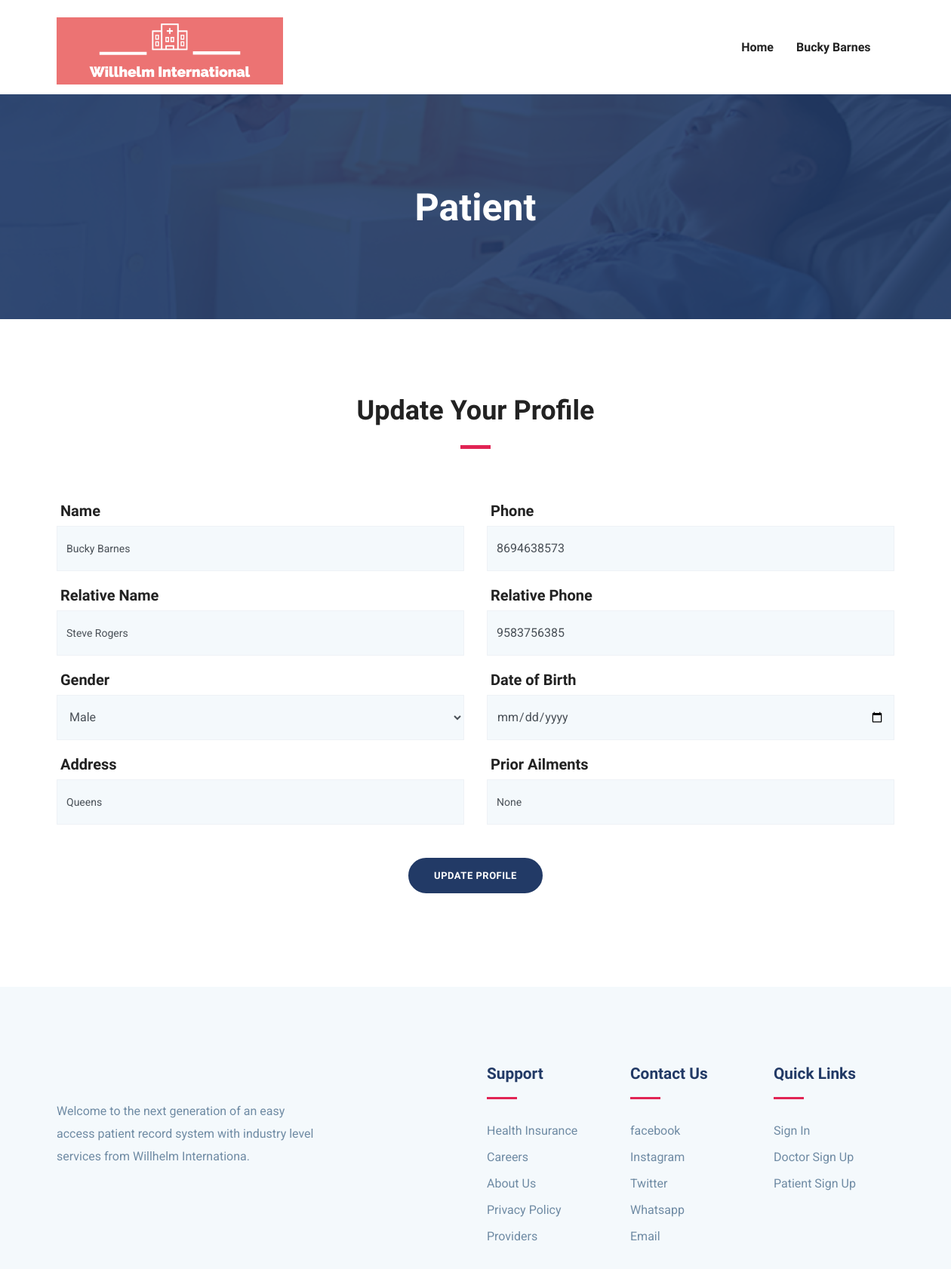
Page /patient/update/info/ (signed in) on the earlier database version.
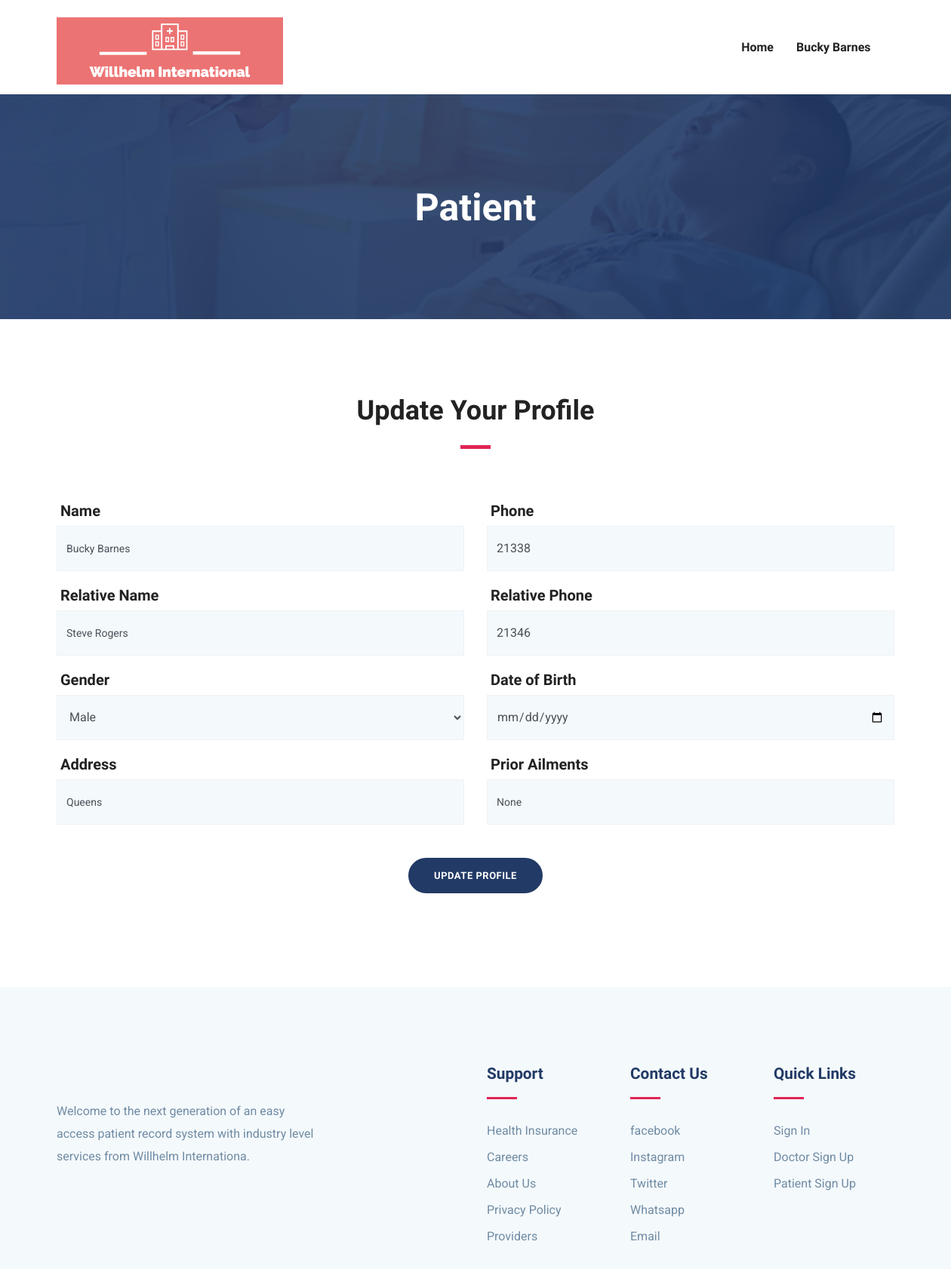
Same page on the later database version.
### patient/models.py (models this page shows, shortened)
class PatientProfile(models.Model):
    patient_id = models.AutoField(primary_key=True)
    email = models.EmailField(unique=True)
    patient_name = models.CharField(max_length=50)
    gender = models.CharField(max_length=10)
    phone_num = models.CharField(max_length=15)
    patient_relative_name = models.CharField(max_length=50, null=True)
    patient_relative_contact = models.CharField(max_length=15, null=True)
    resd_address = models.TextField()
    prior_ailments = models.TextField()
    dob = models.DateField(null=True)
    created_date = models.DateField(default=now)
    class Meta:
        db_table = 'PatientProfile'

### patient/views.py (the view)
# urls.py: path('update/info/', update_patient),
@login_required
@user_passes_test(patient_check, login_url='/login/')
def update_patient(request):
    userprofile = get_userprofile_by_request(request)
    if request.method == 'POST':
        formdata = request.POST
        patient_name = formdata.get('name')
        relative_name = formdata.get('relative_name')
        gender = formdata.get('gender')
        phone = formdata.get('phone')
        relative_phone = formdata.get('relative_phone')
        patient_dob = formdata.get('pat_dob')
        patient_address = formdata.get('patient_address')
        patient_prior_ailments = formdata.get('patient_prior_ailments')
        PatientProfile.objects.filter(email=userprofile.email).update(
            patient_name=patient_name,
            patient_relative_name=relative_name,
            gender=gender,
            phone_num=phone,
            patient_relative_contact=relative_phone,
            dob=patient_dob,
            resd_address=patient_address,
            prior_ailments=patient_prior_ailments)
        return redirect('/patient')
    else:
        patientinfo = PatientProfile.objects.filter(email = request.user.email)[0]
        return render(request, 'pat_update_info.html', {'patientinfo': patientinfo, 'username': userprofile.patient_name, 'usertype': 'patient'})

### patient/views.py (called while the page is built)
def patient_check(user):
    return not user.is_doctor

def get_userprofile_by_request(request):
    if request.user.is_authenticated:
        try:
            email = request.user.email
            if request.user.is_doctor:
                docs = DoctorProfile.objects.filter(email = email)
                if docs is not None:
                    return docs[0]
                else:
                    None
            else:
                pats = PatientProfile.objects.filter(email = email)
                if pats is not None:
                    return pats[0]
                else:
                    None
        except:
            return None
    else:
        return None

### patient/templates/pat_update_info.html (shortened to what the changed rows need)
{% extends "base.html" %}
{% block body %}
<section class="page-title bg-2">
    <div class="container">
        <div class="row">
            <div class="col-md-12">
                <div class="block text-center">
                    <h1 class="text-capitalize mb-5 text-lg">Patient</h1>
                </div>
            </div>
        </div>
    </div>
</section>
<section class="contact-form-wrap section">
    <div class="container">
        <div class="row">
            <div class="col-lg-12 col-md-12 col-sm-12">
                <form id="contact-form" class="contact__form " method="POST" action="/patient/update/info/">
                    <div class="row">
                        <div class="col-lg-6">
                            <div class="form-group">
                                <h5 class="mb-2">&nbsp;Name</h5>
                                <input name="name" id="name" type="text" class="form-control" value= "{{patientinfo.patient_name}}" readonly>
                            </div>
                        </div>
                        <div class="col-lg-6">
                            <div class="form-group">
                                <h5 class="mb-2">&nbsp;Phone</h5>
                                <input name="phone" id="phone" type="number" class="form-control" value= "{{patientinfo.phone_num}}" required>
                            </div>
                        </div>
                        <div class="col-lg-6">
                            <div class="form-group">
                                <h5 class="mb-2">&nbsp;Relative Name</h5>
                                <input name="relative_name" id="relative_name" type="text" class="form-control" value= "{{patientinfo.patient_relative_name}}" required>
                            </div>
                        </div>
                        <div class="col-lg-6">
                            <div class="form-group">
                                <h5 class="mb-2">&nbsp;Relative Phone</h5>
                                <input name="relative_phone" id="rel_phone" type="number" class="form-control" value= "{{patientinfo.patient_relative_contact}}" required>
                            </div>
                        </div>
                        <div class="col-lg-6">
                            <div class="form-group">
                                <h5 class="mb-2">&nbsp;Gender</h5>
                                <select name="gender" id="ender" class="form-control" value= "{{patientinfo.gender}}">
                                    <option value="Male">Male</option>
                                </select>
                            </div>
                        </div>
                        <div class="col-lg-6">
                            <div class="form-group">
                                <h5 class="mb-2">&nbsp;Date of Birth</h5>
                                <input name="pat_dob" id="patient_dob" type="date" class="form-control" value="{{patientinfo.dob}}" required>
                            </div>
                        </div>
                        <div class="col-lg-6">
                            <div class="form-group">
                                <h5 class="mb-2">&nbsp;Address</h5>
                                <input name="patient_address" id="patient_address" type="text" class="form-control" value="{{patientinfo.resd_address}}" required>
                            </div>
                        </div>
                        <div class="col-lg-6">
                            <div class="form-group">
                                <h5 class="mb-2">&nbsp;Prior Ailments</h5>
                                <input name="patient_prior_ailments" id="patient_prior_ailments" type="text" class="form-control" value="{{patientinfo.prior_ailments}}" required>
                            </div>
                        </div>
                    </div>
                </form>
            </div>
        </div>
    </div>
</section>
{% endblock %}

### templates/nav.html (shortened to what this page needs)
{% block nav %}
{% load static %}
<header>
  <nav class="navbar navbar-expand-lg navigation" id="navbar">
    <div class="container">
      {% if disable %}
        <img src="{% static 'images/newlogo.png' %}" alt="" width="300" height="300" class="img-fluid">
      {% else %}
      <a class="navbar-brand" href="/">
        <img src="{% static 'images/newlogo.png' %}" alt="" width="300" height="400" class="img-fluid">
      </a>
      {% endif %}
      {% if not disable %}
      <div class="collapse navbar-collapse" id="navbarmain">
        <ul class="navbar-nav ml-auto">
          <li class="nav-item active">
            {% if usertype == 'patient'%}
            <a class="nav-link" href="/patient">Home</a>
            {% elif usertype == 'doctor'%}
            <a class="nav-link" href="/doctor">Home</a>
            {% else %}
            <a class="nav-link" href="/">Home</a>
            {% endif %}
          </li>
          {% if usertype == 'patient'%}
          <li class="nav-item dropdown">
            <a class="nav-link dropdown-toggle" href="#" id="dropdown02" data-toggle="dropdown" aria-haspopup="true"
              aria-expanded="false">{{username}} <i class="icofont-thin-down"></i></a>
          </li>
            {% endif %}
            {% endif %}
        </ul>
      </div>
    </div>
  </nav>
</header>
{% endblock %}

Differences in the rows shown:
changed PatientProfile "Bucky Barnes": phone "8694638573" → "21338"; relative_phone "9583756385" → "21346"
